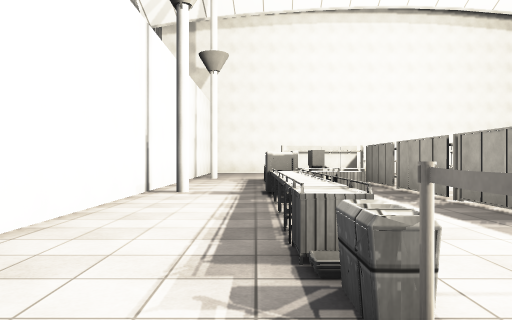
view 1 (above)

16 first-person views from a walk through a 3-D level made in the Unity game engine. The camera is 1.3 m above the floor, looks level and sees 70° across. The floor is counted in squares, 2 m on a side. Each view is taken from the middle of a square. On the plan, view 1 faces up. The plan holds only what a view shows up to about 11 squares ahead; the rest is blank. The place goes on beyond the plan. The player character is not drawn. Some surface patterns are stand-ins.

view 2
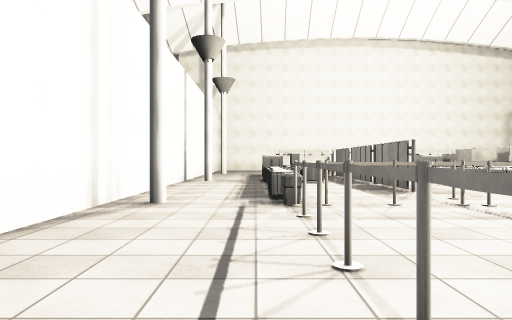

view 3
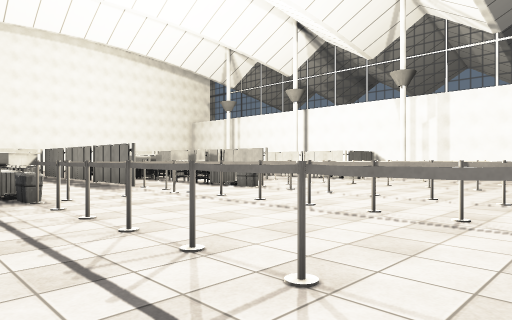

view 4
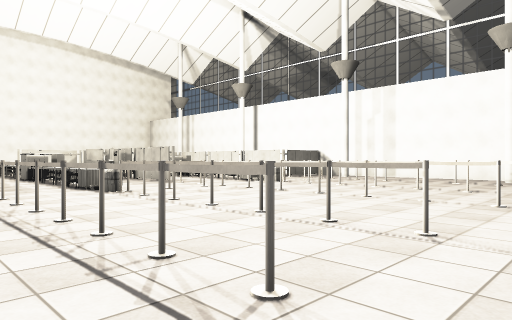

view 5
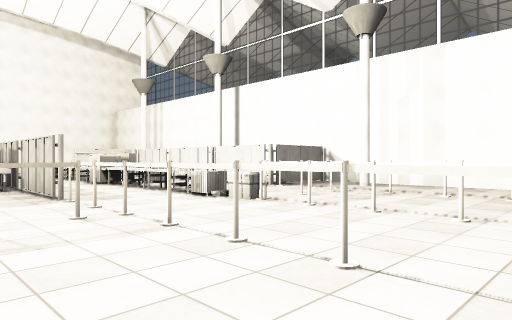

view 6
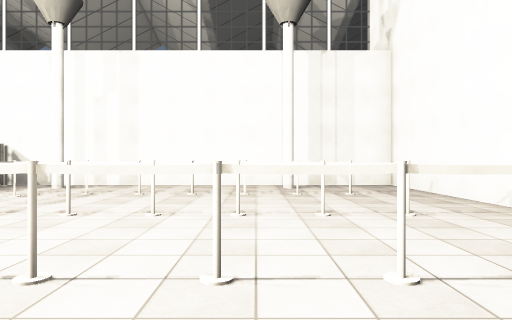

view 7
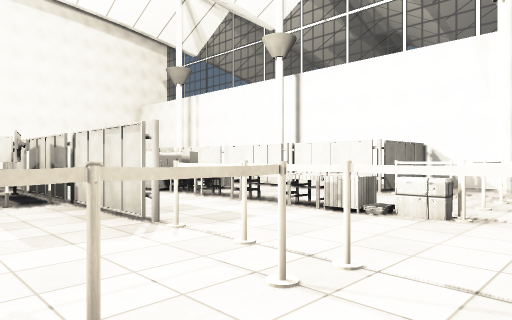

view 8
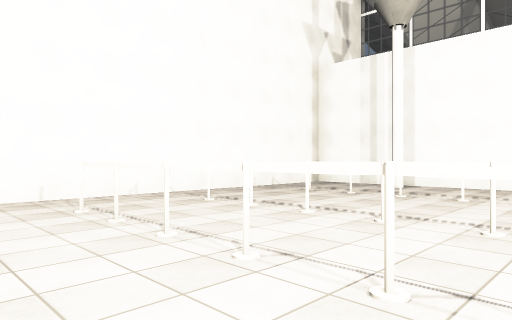

view 9
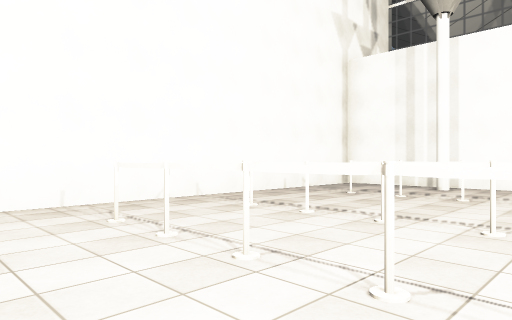

view 10
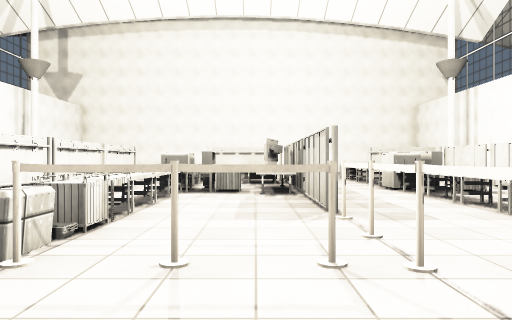

view 11
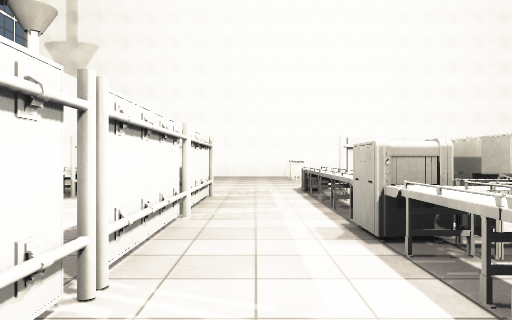

view 12
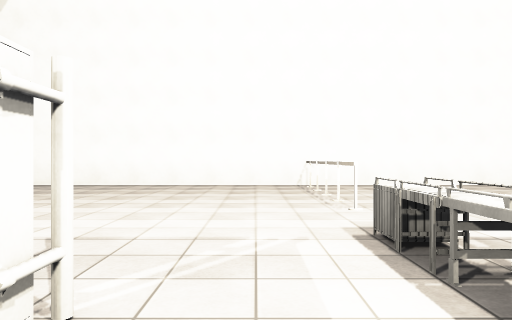

view 13
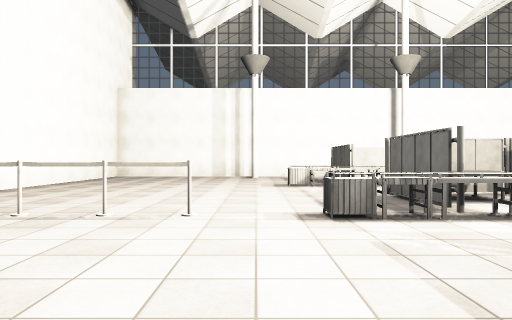

view 14
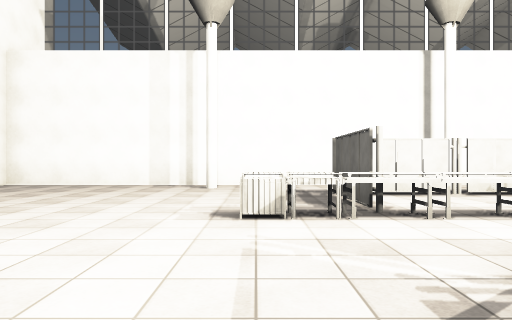

view 15
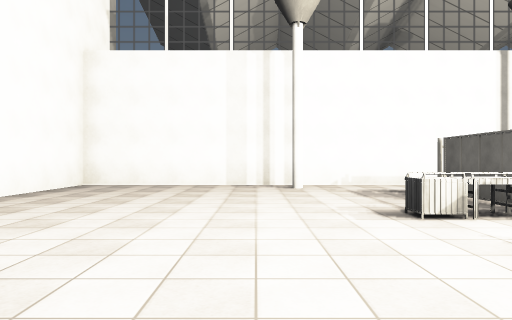

view 16
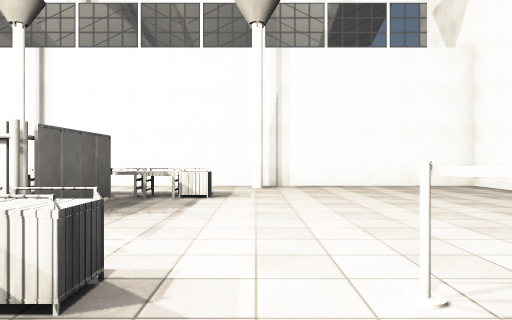

### Floor plan
Points are (right, up) in squares from view 1. A wall is a line through its corners. A room is listed if a view was taken in it or the views show most of it. See-through windows are left out.
Room 1 (views 1, 2, 3, 4, 5, 6, 7, 8, 9, 10, 11, 12, 13, 14, 15, 16)
walls: (3.3, 6.5) (3.2, 5.2); (3.2, 5.7) (3.2, 4.4); (3.1, 5.9) (3.3, 4.5); (3, 5) (3.2, 5.9); (3.3, 7.7) (3.1, 6.8); (7.9, 3.4) (7.9, 10.4); (8, 3.4) (7.9, 4.2); (3.1, 3.4) (3.1, 10.5) (2.6, 10.6); (5.5, 10.5) (8, 10.5); (3.3, 10.5) (3.2, 10); (3.2, 10.5) (3.2, 5.9); (3.1, 10.5) (1.5, 10.5) (3.3, 10.5); (10.5, 10.5) (12.8, 10.5); (12.8, 7.5) (12.9, 8.2); (12.9, 8.1) (12.9, 8.9); (12.9, 3.5) (12.9, 10); (15.5, 3.5) (12.9, 3.5) (13, 4.6); (15.5, 9.1) (15.5, 18.5) (-2.2, 18.5) (-2.2, -6.5) (6.1, -6.5); (11, -6.5) (15.5, -6.5) (15.5, 5)
objects: other object (0, 1) to (1, 2); other object (0, 3) to (1, 3); other object (0, 4) to (1, 4); other object (0, 5) to (1, 5); other object (0, 6); other object (0, 7); other object (0, 8) to (1, 8); other object (0, 9) to (1, 9); other object (0, 10) to (1, 10); other object (0, 11) to (1, 12); other object (1, -4); other object (1, -3); other object (1, -2); other object (1, -1); other object (1, 0); other object (1, 6) to (2, 7); other object (1, 7); other object (2, 1); other object (3, -4); other object (3, -3); other object (3, -2); other object (3, -1); other object (3, 0); other object (3, 1); other object (3, 2); other object (3, 3); other object (5, -4); other object (5, -3); other object (5, -2); other object (5, -1); other object (5, 0); other object (5, 1); other object (5, 2) to (5, 3); other object (5, 4); other object (5, 5); other object (5, 6) to (5, 7); other object (5, 8); other object (5, 9); other object (5, 10); other object (5, 11) to (5, 12); other object (5, 14); other object (5, 15); other object (5, 16); other object (5, 17); other object (5, 18); other object (6, 1); other object (6, 6) to (7, 7); other object (6, 7); other object (7, 1); other object (7, 6); other object (7, 8); other object (7, 9) to (7, 10); other object (8, -4); other object (8, -3); other object (8, -2); other object (8, -1); other object (8, 0); other object (8, 1); other object (8, 2); other object (8, 3); other object (10, -4); other object (10, -3); other object (10, -2); other object (10, -1); other object (10, 0); other object (10, 1); other object (10, 2) to (10, 3); other object (10, 4); other object (10, 5); other object (10, 6) to (10, 7); other object (10, 8); other object (10, 9); other object (10, 10); other object (10, 11) to (10, 12); other object (11, 1); other object (11, 6) to (12, 7); other object (11, 7); other object (12, 1); other object (13, -4); other object (13, -3); other object (13, -2); other object (13, -1); other object (13, 0); other object (13, 1); other object (13, 2); other object (13, 3)

Positions as (right, up) in squares from view 1, and headings:
1: (0, 0), facing up
2: (0, -4), facing up
3: (-1, -5), facing up-right
4: (2, -6), facing up-right
5: (6, -3), facing up-right
6: (6, -3), facing right
7: (6, 0), facing up-right
8: (7, 0), facing down-left
9: (7, -1), facing down-left
10: (7, -1), facing up
11: (4, 4), facing up
12: (4, 9), facing up
13: (1, 13), facing right
14: (6, 12), facing right
15: (6, 14), facing right
16: (7, 13), facing left
